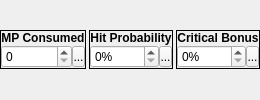
              <widget class="QWidget" name="widget_110" native="true">
               <property name="sizePolicy">
                <sizepolicy hsizetype="Preferred" vsizetype="Fixed">
                 <horstretch>0</horstretch>
                 <verstretch>0</verstretch>
                </sizepolicy>
               </property>
               <property name="focusPolicy">
                <enum>Qt::ClickFocus</enum>
               </property>
               <layout class="QHBoxLayout" name="horizontalLayout_81">
                <property name="spacing">
                 <number>3</number>
                </property>
                <property name="margin">
                 <number>0</number>
                </property>
                <item>
                 <widget class="QFrame" name="frame_87">
                  <property name="sizePolicy">
                   <sizepolicy hsizetype="Preferred" vsizetype="Fixed">
                    <horstretch>0</horstretch>
                    <verstretch>0</verstretch>
                   </sizepolicy>
                  </property>
                  <property name="focusPolicy">
                   <enum>Qt::ClickFocus</enum>
                  </property>
                  <property name="frameShape">
                   <enum>QFrame::Box</enum>
                  </property>
                  <property name="frameShadow">
                   <enum>QFrame::Plain</enum>
                  </property>
                  <layout class="QVBoxLayout" name="verticalLayout_180">
                   <property name="spacing">
                    <number>0</number>
                   </property>
                   <property name="margin">
                    <number>0</number>
                   </property>
                   <item>
                    <widget class="QLabel" name="label_150">
                     <property name="sizePolicy">
                      <sizepolicy hsizetype="Preferred" vsizetype="Fixed">
                       <horstretch>0</horstretch>
                       <verstretch>0</verstretch>
                      </sizepolicy>
                     </property>
                     <property name="font">
                      <font>
                       <weight>75</weight>
                       <bold>true</bold>
                      </font>
                     </property>
                     <property name="focusPolicy">
                      <enum>Qt::ClickFocus</enum>
                     </property>
                     <property name="text">
                      <string>MP Consumed</string>
                     </property>
                     <property name="alignment">
                      <set>Qt::AlignCenter</set>
                     </property>
                    </widget>
                   </item>
                   <item>
                    <widget class="QWidget" name="widget_98" native="true">
                     <property name="focusPolicy">
                      <enum>Qt::ClickFocus</enum>
                     </property>
                     <layout class="QHBoxLayout" name="horizontalLayout_72">
                      <property name="spacing">
                       <number>0</number>
                      </property>
                      <property name="margin">
                       <number>0</number>
                      </property>
                      <item>
                       <widget class="QSpinBox" name="weapon_sbMPConsumed">
                        <property name="focusPolicy">
                         <enum>Qt::ClickFocus</enum>
                        </property>
                        <property name="maximum">
                         <number>999</number>
                        </property>
                       </widget>
                      </item>
                      <item>
                       <widget class="SpinBoxSideButton" name="weapon_bMPConsumedSpinButton">
                        <property name="minimumSize">
                         <size>
                          <width>13</width>
                          <height>21</height>
                         </size>
                        </property>
                        <property name="maximumSize">
                         <size>
                          <width>13</width>
                          <height>21</height>
                         </size>
                        </property>
                        <property name="focusPolicy">
                         <enum>Qt::ClickFocus</enum>
                        </property>
                        <property name="text">
                         <string>...</string>
                        </property>
                        <property name="icon">
                         <iconset resource="gui_icons.qrc">
                          <normaloff>:/icons/spinBoxSideButton.png</normaloff>:/icons/spinBoxSideButton.png</iconset>
                        </property>
                        <property name="iconSize">
                         <size>
                          <width>8</width>
                          <height>16</height>
                         </size>
                        </property>
                       </widget>
                      </item>
                     </layout>
                    </widget>
                   </item>
                  </layout>
                 </widget>
                </item>
                <item>
                 <widget class="QFrame" name="frame_88">
                  <property name="sizePolicy">
                   <sizepolicy hsizetype="Preferred" vsizetype="Fixed">
                    <horstretch>0</horstretch>
                    <verstretch>0</verstretch>
                   </sizepolicy>
                  </property>
                  <property name="focusPolicy">
                   <enum>Qt::ClickFocus</enum>
                  </property>
                  <property name="frameShape">
                   <enum>QFrame::Box</enum>
                  </property>
                  <property name="frameShadow">
                   <enum>QFrame::Plain</enum>
                  </property>
                  <layout class="QVBoxLayout" name="verticalLayout_181">
                   <property name="spacing">
                    <number>0</number>
                   </property>
                   <property name="margin">
                    <number>0</number>
                   </property>
                   <item>
                    <widget class="QLabel" name="label_151">
                     <property name="sizePolicy">
                      <sizepolicy hsizetype="Preferred" vsizetype="Fixed">
                       <horstretch>0</horstretch>
                       <verstretch>0</verstretch>
                      </sizepolicy>
                     </property>
                     <property name="font">
                      <font>
                       <weight>75</weight>
                       <bold>true</bold>
                      </font>
                     </property>
                     <property name="focusPolicy">
                      <enum>Qt::ClickFocus</enum>
                     </property>
                     <property name="text">
                      <string>Hit Probability</string>
                     </property>
                     <property name="alignment">
                      <set>Qt::AlignCenter</set>
                     </property>
                    </widget>
                   </item>
                   <item>
                    <widget class="QWidget" name="widget_99" native="true">
                     <property name="focusPolicy">
                      <enum>Qt::ClickFocus</enum>
                     </property>
                     <layout class="QHBoxLayout" name="horizontalLayout_73">
                      <property name="spacing">
                       <number>0</number>
                      </property>
                      <property name="margin">
                       <number>0</number>
                      </property>
                      <item>
                       <widget class="QSpinBox" name="weapon_sbHitProbability">
                        <property name="focusPolicy">
                         <enum>Qt::ClickFocus</enum>
                        </property>
                        <property name="suffix">
                         <string>%</string>
                        </property>
                        <property name="maximum">
                         <number>100</number>
                        </property>
                       </widget>
                      </item>
                      <item>
                       <widget class="SpinBoxSideButton" name="weapon_bHitProbabilitySpinButton">
                        <property name="minimumSize">
                         <size>
                          <width>13</width>
                          <height>21</height>
                         </size>
                        </property>
                        <property name="maximumSize">
                         <size>
                          <width>13</width>
                          <height>21</height>
                         </size>
                        </property>
                        <property name="focusPolicy">
                         <enum>Qt::ClickFocus</enum>
                        </property>
                        <property name="text">
                         <string>...</string>
                        </property>
                        <property name="icon">
                         <iconset resource="gui_icons.qrc">
                          <normaloff>:/icons/spinBoxSideButton.png</normaloff>:/icons/spinBoxSideButton.png</iconset>
                        </property>
                        <property name="iconSize">
                         <size>
                          <width>8</width>
                          <height>16</height>
                         </size>
                        </property>
                       </widget>
                      </item>
                     </layout>
                    </widget>
                   </item>
                  </layout>
                 </widget>
                </item>
                <item>
                 <widget class="QFrame" name="frame_89">
                  <property name="sizePolicy">
                   <sizepolicy hsizetype="Preferred" vsizetype="Fixed">
                    <horstretch>0</horstretch>
                    <verstretch>0</verstretch>
                   </sizepolicy>
                  </property>
                  <property name="focusPolicy">
                   <enum>Qt::ClickFocus</enum>
                  </property>
                  <property name="frameShape">
                   <enum>QFrame::Box</enum>
                  </property>
                  <property name="frameShadow">
                   <enum>QFrame::Plain</enum>
                  </property>
                  <layout class="QVBoxLayout" name="verticalLayout_182">
                   <property name="spacing">
                    <number>0</number>
                   </property>
                   <property name="margin">
                    <number>0</number>
                   </property>
                   <item>
                    <widget class="QLabel" name="label_152">
                     <property name="sizePolicy">
                      <sizepolicy hsizetype="Preferred" vsizetype="Fixed">
                       <horstretch>0</horstretch>
                       <verstretch>0</verstretch>
                      </sizepolicy>
                     </property>
                     <property name="font">
                      <font>
                       <weight>75</weight>
                       <bold>true</bold>
                      </font>
                     </property>
                     <property name="focusPolicy">
                      <enum>Qt::ClickFocus</enum>
                     </property>
                     <property name="text">
                      <string>Critical Bonus</string>
                     </property>
                     <property name="alignment">
                      <set>Qt::AlignCenter</set>
                     </property>
                    </widget>
                   </item>
                   <item>
                    <widget class="QWidget" name="widget_100" native="true">
                     <property name="focusPolicy">
                      <enum>Qt::ClickFocus</enum>
                     </property>
                     <layout class="QHBoxLayout" name="horizontalLayout_74">
                      <property name="spacing">
                       <number>0</number>
                      </property>
                      <property name="margin">
                       <number>0</number>
                      </property>
                      <item>
                       <widget class="QSpinBox" name="weapon_sbCriticalBonus">
                        <property name="focusPolicy">
                         <enum>Qt::ClickFocus</enum>
                        </property>
                        <property name="suffix">
                         <string>%</string>
                        </property>
                        <property name="maximum">
                         <number>100</number>
                        </property>
                       </widget>
                      </item>
                      <item>
                       <widget class="SpinBoxSideButton" name="weapon_bCriticalBonusSpinButton">
                        <property name="minimumSize">
                         <size>
                          <width>13</width>
                          <height>21</height>
                         </size>
                        </property>
                        <property name="maximumSize">
                         <size>
                          <width>13</width>
                          <height>21</height>
                         </size>
                        </property>
                        <property name="focusPolicy">
                         <enum>Qt::ClickFocus</enum>
                        </property>
                        <property name="text">
                         <string>...</string>
                        </property>
                        <property name="icon">
                         <iconset resource="gui_icons.qrc">
                          <normaloff>:/icons/spinBoxSideButton.png</normaloff>:/icons/spinBoxSideButton.png</iconset>
                        </property>
                        <property name="iconSize">
                         <size>
                          <width>8</width>
                          <height>16</height>
                         </size>
                        </property>
                       </widget>
                      </item>
                     </layout>
                    </widget>
                   </item>
                  </layout>
                 </widget>
                </item>
               </layout>
              </widget>
